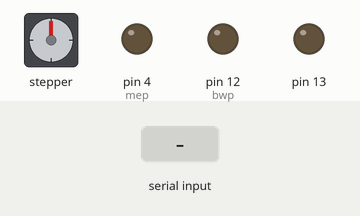
A sketch run on a simulated Arduino Uno, built with avr-gcc and run on an emulated ATmega328P. Parts: stepper motor, output pins drawn as LEDs (lit = HIGH). The inputs (shaded band) are chosen by the test bench. Stepper angles assume 160 steps per turn.

Above: at 1.2 s.
1.3 s: "I" received over Serial
At 1.65 s:
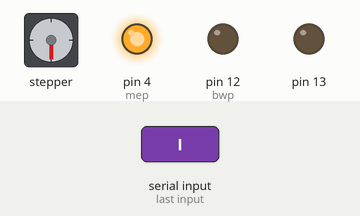
3.3 s: "F" received over Serial
At 3.4 s:
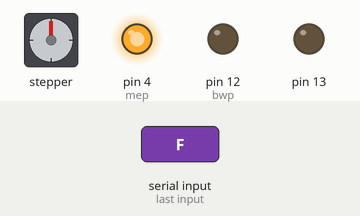
5.0 s: "B" received over Serial
At 5.1 s:
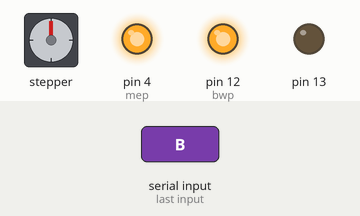
6.7 s: "G" received over Serial
At 7.9 s:
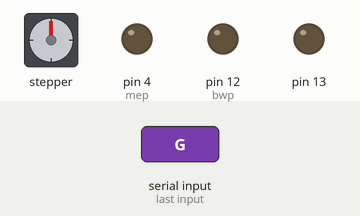
8.7 s: "J" received over Serial
At 9.05 s:
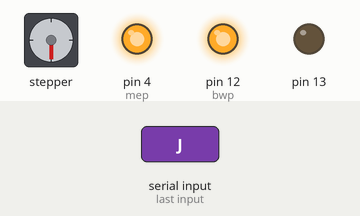
10.7 s: "X" received over Serial
At 17.5 s:
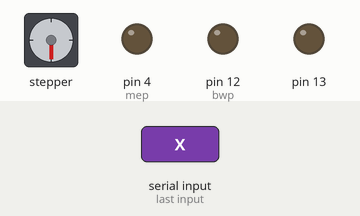
Timing chart, 0 to 17.8 s (numbered marks = the images above; inputs shaded):
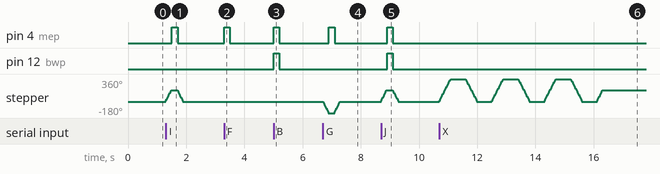

Measured:
- after the input at 1.3 s, pin 4 (mep): LOW → HIGH after 0.20 s, → LOW 0.20 s later; stepper: turns 180° clockwise in 0.18 s, then 180° counter-clockwise in 0.18 s
- after the input at 3.3 s, pin 4 (mep): LOW → HIGH at once, → LOW 0.20 s later
- after the input at 5.0 s, pin 4 (mep), pin 12 (bwp): LOW → HIGH at once, → LOW 0.20 s later
- after the input at 6.7 s, pin 4 (mep): LOW → HIGH after 0.20 s, → LOW 0.20 s later; stepper: turns 180° counter-clockwise in 0.18 s, then 180° clockwise in 0.18 s
- after the input at 8.7 s, pin 4 (mep), pin 12 (bwp): LOW → HIGH after 0.20 s, → LOW 0.20 s later; stepper: turns 180° clockwise in 0.18 s, then 180° counter-clockwise in 0.18 s
- after the input at 10.7 s, stepper: turns 360° clockwise in 0.38 s, then 360° counter-clockwise in 0.38 s, repeating every 1.8 s

The sketch:

Bluetooth_controlled_car.ino
```cpp
/*
 *  Bluetooth_controlled_car by George Raveen
 *  https://www.youtube.com/watch?v=BJFTK6K5j9s&t=20s
 *  www.georgeraveen.blogspot.com
 *  georgeraveen@gmail.com
*/


//
const int mep = 4; //move enabling pin
const int bwp = 12; //backward pin

//
const int wap = A1; //wheel alignment pin
//
const int rxp = 0; //receiver pin
const int txp = 1; //transmitter pin


int wai; //wheel alignment indicator
int state;
int sst=1; //steering status 012 LMR
//


#include <Stepper.h>

const int stepsPerRevolution = 160;  // change this to fit the number of steps per revolution
// for your motor

// initialize the stepper library on pins 8 through 11:
Stepper myStepper(stepsPerRevolution, 8, 9, 10, 11);


void setup() {
  // put your setup code here, to run once:

pinMode(bwp,OUTPUT);
pinMode(wap,INPUT);
pinMode(mep,OUTPUT);
pinMode(13,OUTPUT);
//
  // set the speed at 60 rpm:
  myStepper.setSpeed(150);

  // initialize serial communications at 9600 bps:
  Serial.begin(9600);

}

void loop() {
  // put your main code here, to run repeatedly:


while(Serial.available())
  {
    state =Serial.read();//store string from serial command
  }

   if(!Serial.available()){

          // Forward
    if (state == 'F') {
      state ='S';
      digitalWrite(mep,HIGH);
      digitalWrite(bwp,LOW);
      delay(200);

      }
      //backward
    else if (state == 'B'){
      state ='S';
      digitalWrite(mep,HIGH);
      digitalWrite(bwp,HIGH);
      delay(200);

      }
      //stop
    else if (state == 'S'){
      state ='S';
      digitalWrite(mep,LOW);
      digitalWrite(bwp,LOW);

      if(sst==0){
        myStepper.step(-stepsPerRevolution/2);
        sst = 1;
        }
      else if(sst==2){
        myStepper.step(stepsPerRevolution/2);
        sst = 1;
        }
      }
    //forward left
    else if (state == 'I'){
      state ='S';

      if(sst==1){
        digitalWrite(mep,LOW);
        digitalWrite(bwp,LOW);
        myStepper.step(stepsPerRevolution/2);
        sst = 0;
        digitalWrite(mep,HIGH);
        digitalWrite(bwp,LOW);
      }
      else if(sst==0){
        digitalWrite(mep,HIGH);
        digitalWrite(bwp,LOW);
      }
      delay(200);

    }
    //forward Right
    else if (state == 'G'){
      state ='S';

      if(sst==1){
        digitalWrite(mep,LOW);
        digitalWrite(bwp,LOW);
        myStepper.step(-stepsPerRevolution/2);
        sst = 2;
        digitalWrite(mep,HIGH);
        digitalWrite(bwp,LOW);
      }
      else if(sst==2){
        digitalWrite(mep,HIGH);
        digitalWrite(bwp,LOW);
      }
      delay(200);

    }

    //backward left
    else if (state == 'J'){
      state ='S';

      if(sst==1){
        digitalWrite(mep,LOW);
        digitalWrite(bwp,LOW);
        myStepper.step(stepsPerRevolution/2);
        sst = 0;
        digitalWrite(mep,HIGH);
        digitalWrite(bwp,HIGH);
      }
      else if(sst==0){
        digitalWrite(mep,HIGH);
        digitalWrite(bwp,HIGH);
      }
      delay(200);

    }
    //backward Right
    else if (state == 'H'){
      state ='S';

      if(sst==1){
        digitalWrite(mep,LOW);
        digitalWrite(bwp,LOW);
        myStepper.step(-stepsPerRevolution/2);
        sst = 2;
        digitalWrite(mep,HIGH);
        digitalWrite(bwp,HIGH);
      }
      else if(sst==2){
        digitalWrite(mep,HIGH);
        digitalWrite(bwp,HIGH);
      }
      delay(200);

    }
    else if(state== 'X')
      {
       state ='S';
       digitalWrite(mep,LOW); //stop
       digitalWrite(bwp,LOW);

       //alignment started
       for(int i=0; i<3; i++)
       {
         // step one revolution  in one direction:
      //clockwise
      myStepper.step(stepsPerRevolution);
      delay(500);
      //counterclockwise
      myStepper.step(-stepsPerRevolution);
      delay(500);
       }
       //mid point
      myStepper.step(stepsPerRevolution/2);
      //alignment completed

      }


   }
}
```
